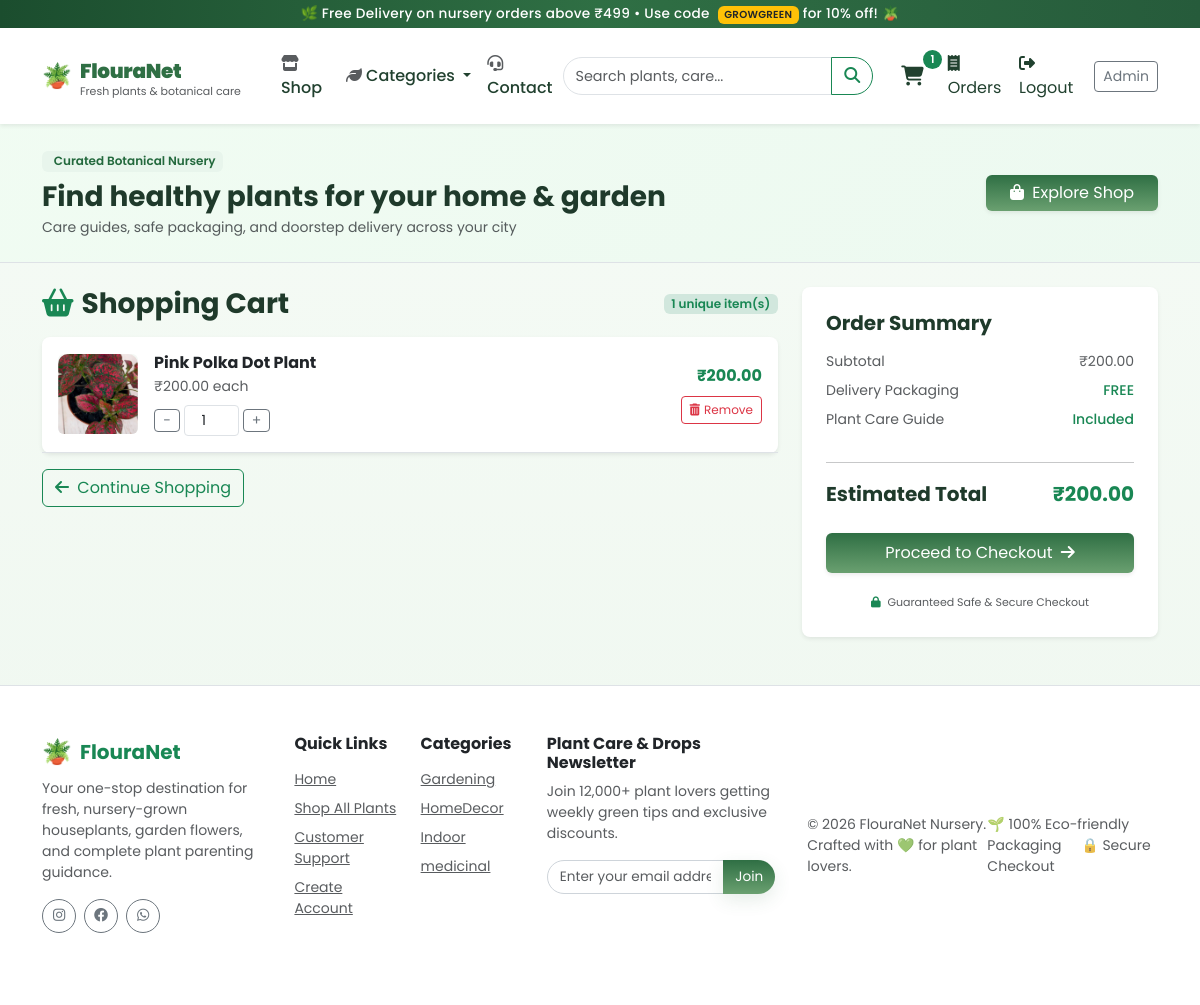
The app's page /cart/ (signed in) with its own data.
### nursery_app/models.py (models this page shows, shortened)
class CartItem(models.Model):
    user = models.ForeignKey(User, on_delete=models.CASCADE, related_name='cart_items')
    plant = models.ForeignKey(Plant, on_delete=models.CASCADE)
    quantity = models.PositiveIntegerField(default=1)
    @property
    def total_price(self):
        return self.plant.price * self.quantity

class Plant(models.Model):
    name = models.CharField(max_length=200)
    category = models.ForeignKey(Category, on_delete=models.CASCADE, related_name='plants')
    price = models.DecimalField(max_digits=8, decimal_places=2)
    description = models.TextField(blank=True)
    stock = models.PositiveIntegerField(default=0)
    image = models.ImageField(upload_to='plants/', blank=True, null=True)
    wiki_link = models.URLField(blank=True, null=True, help_text="Optional: link to more info about the plant")

class Category(models.Model):
    name = models.CharField(max_length=100)
    description = models.TextField(blank=True)

### nursery_app/views.py (the view)
# urls.py: path('cart/', views.view_cart, name='view_cart'),
@login_required
def view_cart(request):
    items = CartItem.objects.filter(user=request.user)
    total = sum([it.total_price for it in items])
    return render(request, 'cart.html', {'items': items, 'total': total})

### nursery_app/context_processors.py (called while the page is built)
def nursery_context(request):
    try:
        categories = Category.objects.all()
    except Exception:
        categories = []
    cart_count = 0
    if request.user.is_authenticated:
        try:
            cart_count = sum(item.quantity for item in CartItem.objects.filter(user=request.user))
        except Exception:
            cart_count = 0
    return {
        'nav_categories': categories,
        'cart_count': cart_count,
    }

### templates/cart.html (shortened to what this page needs)
{% extends 'base.html' %}
{% block content %}
  <div class="row g-4">
    <div class="col-lg-8">
      <div class="d-flex align-items-center justify-content-between mb-3">
        <h3 class="fw-bold mb-0" style="color:#1f3a2b;"><i class="fa fa-shopping-basket me-2 text-success"></i>Shopping Cart</h3>
        <span class="badge bg-success-subtle text-success">{{ items|length }} unique item(s)</span>
      </div>
      {% if items %}
        <div class="card border-0 shadow-sm rounded-3 mb-3">
          <div class="card-body p-0">
            {% for it in items %}
              <div class="d-flex align-items-center p-3 border-bottom cart-item-row" data-item-id="{{ it.pk }}">
                <div class="me-3 rounded-2 overflow-hidden flex-shrink-0" style="width:80px;height:80px;background:#f4f8f4;cursor:pointer;" {% if it.plant.image %}data-plant-name="{{ it.plant.name|escapejs }}" data-plant-desc="{{ it.plant.description|escapejs }}" data-plant-price="{{ it.plant.price }}" data-plant-img="{{ it.plant.image.url }}" data-plant-link="{% url 'nursery_app:plant_detail' it.plant.pk %}"{% endif %}>
                  {% if it.plant.image %}
                    <img src="{{ it.plant.image.url }}" class="w-100 h-100" style="object-fit:cover;" alt="{{ it.plant.name }}">
                  {% else %}
                    <div class="w-100 h-100 d-flex align-items-center justify-content-center text-muted"><i class="fa fa-leaf"></i></div>
                  {% endif %}
                </div>
                <div class="flex-grow-1">
                  <h6 class="mb-1 fw-bold">
                    <a href="{% url 'nursery_app:plant_detail' it.plant.pk %}" class="text-dark text-decoration-none">{{ it.plant.name }}</a>
                  </h6>
                  <div class="text-muted small">₹{{ it.plant.price }} each</div>
                  <div class="mt-2 d-flex align-items-center gap-1">
                    <button class="btn btn-sm btn-outline-secondary qty-decrease py-0 px-2" data-item-id="{{ it.pk }}">−</button>
                    <input type="number" min="1" class="form-control form-control-sm qty-input text-center py-0" style="width:55px;" value="{{ it.quantity }}" data-item-id="{{ it.pk }}">
                    <button class="btn btn-sm btn-outline-secondary qty-increase py-0 px-2" data-item-id="{{ it.pk }}">+</button>
                  </div>
                </div>
                <div class="text-end ps-3" style="min-width:110px;">
                  <div class="fw-bold fs-6 text-success mb-2">₹<span class="item-total" id="item-total-{{ it.pk }}">{{ it.total_price }}</span></div>
                  <a href="{% url 'nursery_app:remove_from_cart' it.pk %}" class="btn btn-sm btn-outline-danger" style="font-size:0.75rem;" title="Remove from cart">
                    <i class="fa fa-trash-alt me-1"></i>Remove
                  </a>
                </div>
              </div>
            {% endfor %}
          </div>
        </div>
        <div class="d-flex justify-content-between align-items-center">
          <a href="{% url 'nursery_app:shop' %}" class="btn btn-outline-success">
            <i class="fa fa-arrow-left me-1"></i> Continue Shopping
          </a>
        </div>
      {% endif %}
    </div>
    {% if items %}
      <div class="col-lg-4">
        <div class="card border-0 shadow-sm rounded-3 p-4 sticky-top" style="top:90px;">
          <h5 class="fw-bold mb-3" style="color:#1f3a2b;">Order Summary</h5>
          <div class="d-flex justify-content-between small text-muted mb-2">
            <span>Subtotal</span>
            <span>₹{{ total }}</span>
          </div>
          <div class="d-flex justify-content-between small text-muted mb-2">
            <span>Delivery Packaging</span>
            <span class="text-success fw-medium">FREE</span>
          </div>
          <div class="d-flex justify-content-between small text-muted mb-3">
            <span>Plant Care Guide</span>
            <span class="text-success fw-medium">Included</span>
          </div>
          <hr>
          <div class="d-flex justify-content-between fw-bold fs-5 mb-4" style="color:#1f3a2b;">
            <span>Estimated Total</span>
            <span class="text-success">₹<span id="cart-total">{{ total }}</span></span>
          </div>
          <a href="{% url 'nursery_app:checkout' %}" class="btn btn-primary w-100 py-2 shadow-sm">
            Proceed to Checkout <i class="fa fa-arrow-right ms-1"></i>
          </a>
          <div class="text-center mt-3">
            <small class="text-muted" style="font-size:11px;">
              <i class="fa fa-lock text-success me-1"></i> Guaranteed Safe & Secure Checkout
            </small>
          </div>
        </div>
      </div>
    {% endif %}
  </div>
{% endblock %}

### templates/base.html (shortened to what this page needs)
<!doctype html>
<html lang="en">
  <head>
    {% load static %}
    <link href="https://cdn.jsdelivr.net/npm/bootstrap@5.3.0/dist/css/bootstrap.min.css" rel="stylesheet">
    <link href="https://cdnjs.cloudflare.com/ajax/libs/font-awesome/6.4.0/css/all.min.css" rel="stylesheet">
    <link rel="stylesheet" href="{% static 'css/style.css' %}">
  </head>
  <body class="site-root">
    <div class="promo-bar py-1 px-3 text-center text-white">
      <span>🌿 Free Delivery on nursery orders above ₹499 &bull; Use code <strong class="badge bg-warning text-dark ms-1">GROWGREEN</strong> for 10% off! 🪴</span>
    </div>
    <nav class="navbar navbar-expand-lg navbar-light bg-white shadow-sm py-3 sticky-top">
      <div class="container">
        <a class="navbar-brand d-flex align-items-center" href="{% url 'nursery_app:home' %}">
          <span class="me-2" style="font-size:24px;">🪴</span>
          <div>
            <strong style="letter-spacing:-0.3px;">FlouraNet</strong>
            <small class="d-block text-muted" style="font-size:11px;line-height:1;font-weight:400;">Fresh plants & botanical care</small>
          </div>
        </a>
        <div class="collapse navbar-collapse" id="navmenu">
          <ul class="navbar-nav me-auto mb-2 mb-lg-0 align-items-lg-center ms-lg-3">
            <li class="nav-item"><a class="nav-link fw-medium" href="{% url 'nursery_app:shop' %}"><i class="fa fa-store me-1 text-muted"></i>Shop</a></li>
            <li class="nav-item dropdown">
              <a class="nav-link dropdown-toggle fw-medium" href="#" id="catDrop" role="button" data-bs-toggle="dropdown" aria-expanded="false">
                <i class="fa fa-leaf me-1 text-muted"></i>Categories
              </a>
            </li>
            <li class="nav-item"><a class="nav-link fw-medium" href="{% url 'nursery_app:contact' %}"><i class="fa fa-headset me-1 text-muted"></i>Contact</a></li>
          </ul>
          <form class="d-flex me-3" method="get" action="{% url 'nursery_app:shop' %}">
            <div class="input-group">
              <input class="form-control" type="search" placeholder="Search plants, care..." aria-label="Search" name="q" value="{{ q|default:'' }}" style="border-radius:20px 0 0 20px; font-size:0.9rem;">
              <button class="btn btn-outline-success" type="submit" style="border-radius:0 20px 20px 0;"><i class="fa fa-search"></i></button>
            </div>
          </form>
          <ul class="navbar-nav ms-1 align-items-center">
            {% if user.is_authenticated %}
              <li class="nav-item me-2">
                <a class="nav-link position-relative" href="{% url 'nursery_app:view_cart' %}" title="View Cart">
                  <i class="fa fa-shopping-cart fa-lg"></i>
                  <span class="badge bg-success rounded-pill position-absolute" style="top:-6px;right:-10px;font-size:11px;">{{ cart_count|default:0 }}</span>
                </a>
              </li>
              <li class="nav-item"><a class="nav-link" href="{% url 'nursery_app:order_history' %}"><i class="fa fa-receipt me-1"></i>Orders</a></li>
              <li class="nav-item"><a class="nav-link text-danger" href="{% url 'nursery_app:logout' %}"><i class="fa fa-sign-out-alt me-1"></i>Logout</a></li>
            {% else %}
              <li class="nav-item"><a class="nav-link" href="{% url 'nursery_app:login' %}">Login</a></li>
              <li class="nav-item ms-lg-2"><a class="btn btn-sm btn-outline-success" href="{% url 'nursery_app:register' %}">Register</a></li>
            {% endif %}
            {% if user.is_staff %}
              <li class="nav-item ms-2"><a class="btn btn-sm btn-outline-secondary" href="/admin/">Admin</a></li>
            {% endif %}
          </ul>
        </div>
      </div>
    </nav>
    <header class="py-4 border-bottom">
      <div class="container d-flex justify-content-between align-items-center flex-wrap gap-3">
        <div>
          <span class="badge mb-2" style="background:#e8f5ec;color:#23693d;font-weight:600;">Curated Botanical Nursery</span>
          <h1 class="h3 fw-bold mb-1" style="color:#1f3a2b;">Find healthy plants for your home & garden</h1>
          <p class="text-muted small mb-0">Care guides, safe packaging, and doorstep delivery across your city</p>
        </div>
        <div>
          <a href="{% url 'nursery_app:shop' %}" class="btn btn-primary shadow-sm px-4">
            <i class="fa fa-shopping-bag me-1"></i> Explore Shop
          </a>
        </div>
      </div>
    </header>
    <div class="container mt-4">
      {% block content %}{% endblock %}
    </div>
    <footer class="bg-white border-top py-5 mt-5">
      <div class="container">
        <div class="row g-4 mb-4">
          <div class="col-12 col-md-4">
            <div class="d-flex align-items-center mb-2">
              <span class="me-2" style="font-size:24px;">🪴</span>
              <strong class="fs-5 text-success">FlouraNet</strong>
            </div>
            <p class="text-muted small">Your one-stop destination for fresh, nursery-grown houseplants, garden flowers, and complete plant parenting guidance.</p>
            <div class="d-flex gap-2">
              <a href="#" class="btn btn-sm btn-outline-secondary rounded-circle" style="width:34px;height:34px;padding:5px;"><i class="fab fa-instagram"></i></a>
              <a href="#" class="btn btn-sm btn-outline-secondary rounded-circle" style="width:34px;height:34px;padding:5px;"><i class="fab fa-facebook"></i></a>
              <a href="#" class="btn btn-sm btn-outline-secondary rounded-circle" style="width:34px;height:34px;padding:5px;"><i class="fab fa-whatsapp"></i></a>
            </div>
          </div>
          <div class="col-6 col-md-2">
            <h6 class="fw-bold text-dark mb-3">Quick Links</h6>
            <ul class="list-unstyled small mb-0">
              <li class="mb-2"><a class="text-muted" href="{% url 'nursery_app:home' %}">Home</a></li>
              <li class="mb-2"><a class="text-muted" href="{% url 'nursery_app:shop' %}">Shop All Plants</a></li>
              <li class="mb-2"><a class="text-muted" href="{% url 'nursery_app:contact' %}">Customer Support</a></li>
              <li class="mb-2"><a class="text-muted" href="{% url 'nursery_app:register' %}">Create Account</a></li>
            </ul>
          </div>
          <div class="col-6 col-md-2">
            <h6 class="fw-bold text-dark mb-3">Categories</h6>
            <ul class="list-unstyled small mb-0">
              {% if nav_categories %}
                {% for cat in nav_categories|slice:":4" %}
                  <li class="mb-2"><a class="text-muted" href="{% url 'nursery_app:shop' %}?category={{ cat.name }}">{{ cat.name }}</a></li>
                {% endfor %}
              {% else %}
                <li class="mb-2"><a class="text-muted" href="{% url 'nursery_app:shop' %}?category=Indoor">Indoor</a></li>
                <li class="mb-2"><a class="text-muted" href="{% url 'nursery_app:shop' %}?category=Gardening">Gardening</a></li>
              {% endif %}
            </ul>
          </div>
          <div class="col-12 col-md-4">
            <h6 class="fw-bold text-dark mb-2">Plant Care & Drops Newsletter</h6>
            <p class="text-muted small mb-3">Join 12,000+ plant lovers getting weekly green tips and exclusive discounts.</p>
            <div class="input-group footer-newsletter">
              <input type="email" class="form-control" placeholder="Enter your email address...">
              <button class="btn btn-primary" type="button" onclick="alert('Thank you for subscribing to FlouraNet plant updates! 🌱')">Join</button>
            </div>
          </div>
        </div>
        <div class="d-flex flex-column flex-md-row justify-content-between align-items-center small text-muted">
          <div>&copy; {% now "Y" %} FlouraNet Nursery. Crafted with 💚 for plant lovers.</div>
          <div class="mt-2 mt-md-0">
            <span class="me-3">🌱 100% Eco-friendly Packaging</span>
            <span>🔒 Secure Checkout</span>
          </div>
        </div>
      </div>
    </footer>
  </body>
</html>

### static/css/style.css (style rules this page uses)
:root { --bg-1: #f6fbf6; --bg-2: #eef7ef; --accent: #2f6f44; --accent-2: #6aa070; --muted: #6b776e; --card-bg: #ffffff; --radius-lg: 14px; --radius-md: 10px; --glass: rgba(255,255,255,0.6); }
body { background: linear-gradient(180deg,var(--bg-1),var(--bg-2)); color: #21322b; font-family: 'Poppins', system-ui, -apple-system, 'Segoe UI', Roboto, Arial; }
.card img { height: 180px; object-fit: cover; border-top-left-radius: var(--radius-md); border-top-right-radius: var(--radius-md); }
footer { border-top: 1px solid rgba(33,65,47,0.06); }
.navbar-brand { font-weight: 700; color: var(--accent) !important; }
.card { border: none; border-radius: var(--radius-md); background: var(--card-bg); box-shadow: 0 8px 30px rgba(33,50,36,0.06); }
.btn-primary { background: linear-gradient(180deg,var(--accent),var(--accent-2)); border: none; box-shadow: 0 6px 18px rgba(47,111,68,0.12); }
header { background: linear-gradient(135deg, rgba(240,252,242,0.9), rgba(236,249,240,0.95)); border-bottom: 1px solid rgba(33,65,47,0.04); }
header .container { gap:16px; }
.badge { background: var(--accent); color: #fff; }
a { color: var(--accent); }
header h1 { color: #1f3a2b; }
header p { color: #4b6156; }
.navbar { transition: box-shadow .2s ease; }
.navbar .nav-link { color: #21412f !important; }
.badge { font-weight:600; }
footer .container { display:flex; justify-content:space-between; align-items:center; gap:16px; }
.btn-primary { background-color: #2f6f44; border-color: #2f6f44; }
.promo-bar { background: linear-gradient(90deg, #1b4d2e, #2f6f44, #265b3b); font-size: 0.85rem; font-weight: 500; letter-spacing: 0.3px; }
.footer-newsletter input { border-radius: 20px 0 0 20px; border: 1px solid #ced4da; font-size: 0.85rem; }
.footer-newsletter button { border-radius: 0 20px 20px 0; font-size: 0.85rem; }

### records on screen
CartItem: plant.image (picture), plant.name "Pink Polka Dot Plant", plant.price "200.00", quantity "1", total_price "200.00"
Category: name "Gardening"
Category: name "HomeDecor"
Category: name "Indoor"
Category: name "medicinal"

### other values on screen
{{ cart_count|default:0 }} "1"
{{ items|length }} "1"
{{ total }} "200.00"
